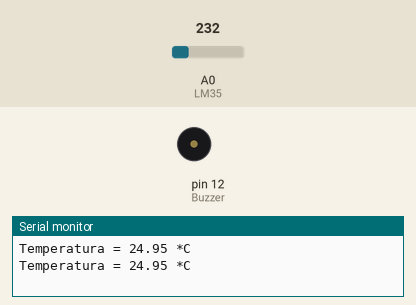
Simulated run of this sketch. Board: Arduino Uno, built for the host (arithmetic inside an expression is 32-bit, double 64-bit). Parts: buzzer (waves = sounding), the last lines printed to the serial monitor. Inputs (shaded band) come from the test bench; at power-on: A0 (LM35) = 232.

Above: at 1.8 s.
1.9 s: A0 (LM35) set to 258
At 2.3 s:
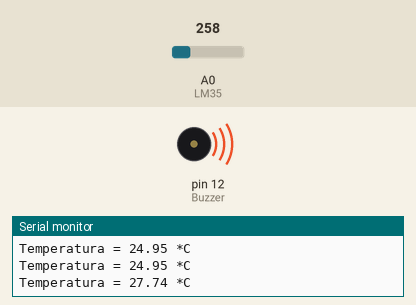
3.5 s: A0 (LM35) set to 250
Timing chart, 0 to 6.5 s (numbered marks = the images above; inputs shaded):
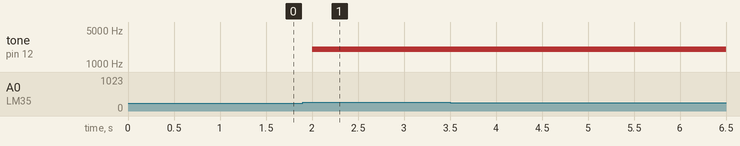

Measured:
- the behaviour switches between 241 and 242 on A0 (LM35) (found by bisection; images 0 and 1)
- after the input at 1.9 s, tone on pin 12 (Buzzer): silent → 2000 Hz after 0.10 s

The sketch:

Sensor_LM35.ino
```cpp
const int LM35 = 0;
float temperatura = 0;
int ADClido = 0;
const int Buzzer = 12;

void setup() {
  // put your setup code here, to run once:
Serial.begin(9600);
analogReference(INTERNAL1V1);
pinMode(Buzzer, OUTPUT);
}

void loop() {
  // put your main code here, to run repeatedly:
  ADClido = analogRead(LM35);
  temperatura = ADClido * 0.1075268817;
  Serial.print("Temperatura = ");
  Serial.print(temperatura);
  Serial.println(" *C");
  if(temperatura > 26)
  {
    tone(Buzzer, 2000);
  }
  else
  {
    noTone(Buzzer);
  }

  delay(1000);


}
```
